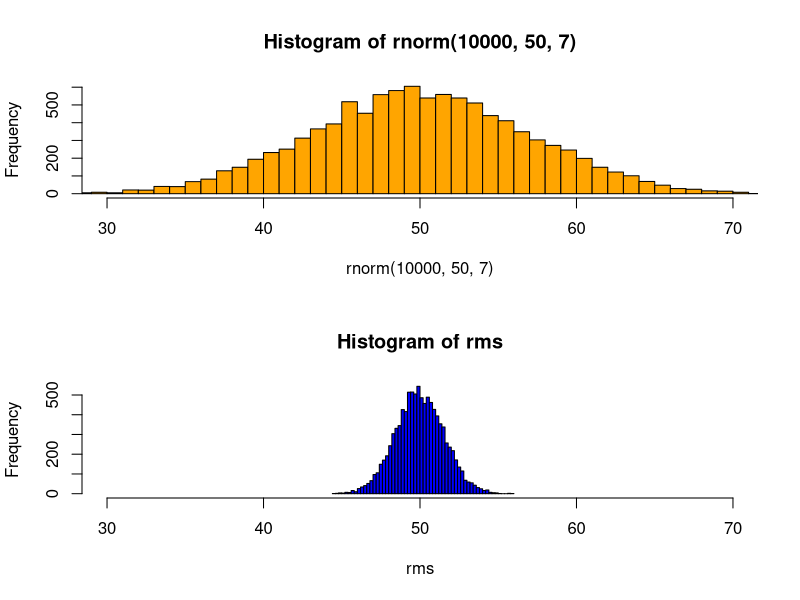

This chart was generated by the following R code:
ptm<-proc.time()
mat<-matrix(rnorm(200000,50,7),10000,20)
rms<-rowMeans(mat)
par(mfrow=c(2,1))
hist(rnorm(10000,50,7),breaks=50,xlim=c(30,70),col="orange")
hist(rms,breaks=50,xlim=c(30,70),col="blue")
proc.time()-ptm